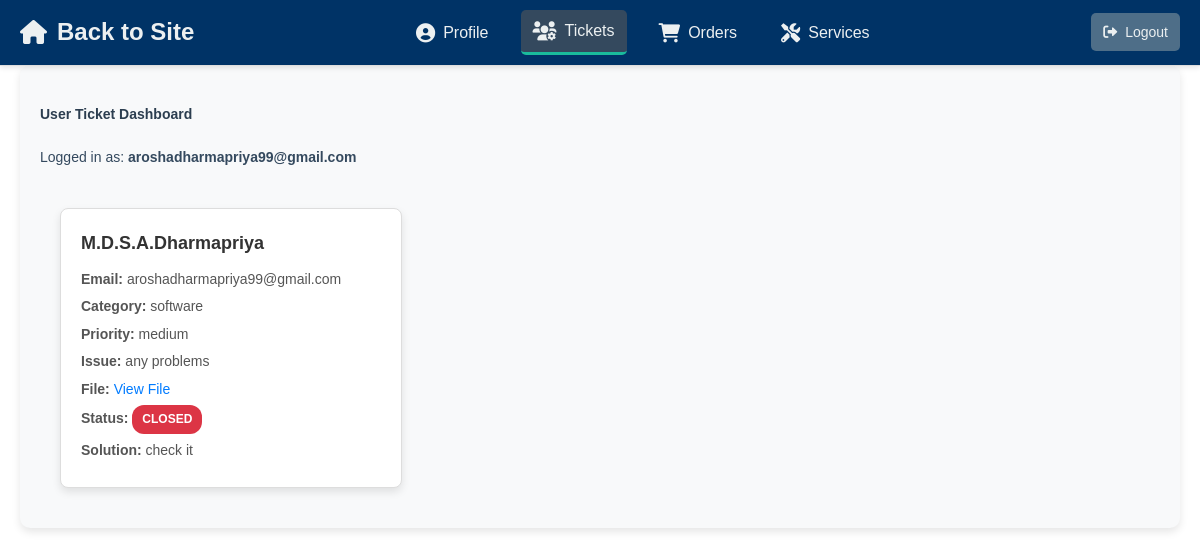
The page /user_ticket.php (signed in) on the database its author committed.
### tables this page shows
CREATE TABLE `users` (
  `user_id` int(11) NOT NULL,
  `user_name` varchar(100) NOT NULL,
  `email` varchar(100) NOT NULL,
  `contact_number` varchar(15) NOT NULL,
  `user_type` enum('user','admin','representative') NOT NULL,
  `password` varchar(255) NOT NULL,
  `created_at` timestamp NOT NULL DEFAULT current_timestamp(),
  `address` varchar(255) NOT NULL,
  `reset_token` varchar(255) DEFAULT NULL,
  `reset_token_expires` datetime DEFAULT NULL
);

CREATE TABLE `tickets` (
  `id` int(11) NOT NULL,
  `user_id` int(11) NOT NULL,
  `name` varchar(100) NOT NULL,
  `email` varchar(100) NOT NULL,
  `category` varchar(50) NOT NULL,
  `priority` varchar(20) NOT NULL,
  `issue` text NOT NULL,
  `file` varchar(255) DEFAULT NULL,
  `submitted_at` timestamp NOT NULL DEFAULT current_timestamp(),
  `status` enum('New','Open','Closed') DEFAULT 'New',
  `solution` text DEFAULT NULL
);

### user_ticket.php (the view, shortened to what this page needs)
<?php
include('./conn/db_connect.php');
$user_id = $_SESSION['user_id'];
$sql = "SELECT * FROM users WHERE user_id = ?";
$stmt = $conn->prepare($sql);
$stmt->bind_param("s", $user_id);
$stmt->execute();
$result = $stmt->get_result();
$user = $result->fetch_assoc();
$user_email = $user['email'];
?>
<!DOCTYPE html>
<html lang="en">
<head>
    <link rel="stylesheet" href="./css/style.css">
    <link rel="stylesheet" href="https://cdnjs.cloudflare.com/ajax/libs/font-awesome/6.0.0-beta3/css/all.min.css">
</head>
<body>
    <header class="header">
        <div class="brand">
            <a href="<?php echo ($user['user_type'] == 'admin') ? 'home.php' : 'index.php'; ?>" class="navbar-brand">
                <i class="fas fa-home"></i> <?php echo ($user['user_type'] == 'admin') ? 'Admin Dashboard' : 'Back to Site'; ?>
            </a>
        </div>
        <nav class="nav">
            <a href="<?php echo ($user['user_type'] == 'admin') ? 'A_Dashboard.php' : 'user_Dashboard.php'; ?>" class="nav-link">
                <i class="fas fa-user-circle"></i> Profile
            </a>
            <a href="<?php echo ($user['user_type'] == 'admin') ? 'Home.php' : 'user_ticket.php'; ?>" class="nav-link active">
                <i class="fas fa-users-cog"></i> <?php echo ($user['user_type'] == 'admin') ? 'Manage Customers' : 'Tickets'; ?>
            </a>
            <a href="user_oder.php" class="nav-link">
                <i class="fas fa-shopping-cart"></i> Orders
            </a>
            <a href="<?php echo ($user['user_type'] == 'admin') ? 'admin_view.php' : 'user_repair.php'; ?>" class="nav-link">
                <i class="fas fa-tools"></i> Services
            </a>
        </nav>
        <div class="user-actions">
            <a href="logout.php" class="logout-btn">
                <i class="fas fa-sign-out-alt"></i> Logout
            </a>
        </div>
    </header>
    <br><br>
    <div class="main-content">
        <div class="content">
            <h4>User Ticket Dashboard</h4>
            <p>Logged in as: <strong><?php echo $user_email; ?></strong></p>
            <div class="card-container">
                <?php
                $sql = "SELECT * FROM tickets WHERE email = ?";
                $stmt = $conn->prepare($sql);
                $stmt->bind_param("s", $user_email);
                $stmt->execute();
                $result = $stmt->get_result();
                if ($result->num_rows > 0) {
                    while ($row = $result->fetch_assoc()) {
                ?>
                        <div class="card">
                            <h3><?php echo $row['name']; ?></h3>
                            <p><strong>Email:</strong> <?php echo $row['email']; ?></p>
                            <p><strong>Category:</strong> <?php echo $row['category']; ?></p>
                            <p><strong>Priority:</strong> <?php echo $row['priority']; ?></p>
                            <p><strong>Issue:</strong> <?php echo $row['issue']; ?></p>
                            <p><strong>File:</strong>
                                <?php if ($row['file']) : ?>
                                    <a href="<?php echo $row['file']; ?>" target="_blank" class="file-link">View File</a>
                                <?php else : ?>
                                    No File
                                <?php endif; ?>
                            </p>
                            <p><strong>Status:</strong>
                                <span class="status <?php echo ($row['status'] == 'Open') ? 'status-open' : 'status-closed'; ?>">
                                    <?php echo $row['status']; ?>
                                </span>
                            </p>
                            <p><strong>Solution:</strong> <?php echo $row['solution'] ? $row['solution'] : 'No solution yet'; ?></p>
                        </div>
                <?php
                    }
                } else {
                    echo "<p>No tickets found for your account.</p>";
                }
                ?>
            </div>
        </div>
    </div>
</body>
</html>

### css/style.css (style rules this page uses)
body { font-family: Arial, sans-serif; margin: 0; padding: 0; font-size: 14px; line-height: 1.6; }
.header { display: flex; flex-wrap: wrap; justify-content: space-between; align-items: center; padding: 10px 20px; background-color: #f8f9fa; border-bottom: 1px solid #ddd; }
.brand { font-size: 1.5rem; font-weight: bold; }
.nav { display: flex; flex-wrap: wrap; gap: 15px; }
.nav-link { text-decoration: none; color: #333; font-size: 1rem; }
.user-actions { display: flex; gap: 10px; }
.main-content { padding: 20px; }
.card-container { display: flex; flex-wrap: wrap; gap: 20px; padding: 20px; }
.card { background: #fff; border: 1px solid #ddd; border-radius: 8px; box-shadow: 0 4px 8px rgba(0, 0, 0, 0.1); width: 100%; padding: 20px; transition: transform 0.3s ease, box-shadow 0.3s ease; }
.card h3 { margin: 0 0 10px; font-size: 18px; color: #333; }
.card p { margin: 5px 0; font-size: 14px; color: #555; }
.status { display: inline-block; padding: 5px 10px; border-radius: 12px; font-size: 12px; font-weight: bold; text-transform: uppercase; }
.status-closed { background-color: #dc3545; color: white; }
.file-link { color: #007bff; text-decoration: none; }
.header { display: flex; justify-content: space-between; align-items: center; background-color: #003366; padding: 10px 20px; box-shadow: 0 2px 5px rgba(0, 0, 0, 0.1); position: fixed; top: 0; left: 0; right: 0; z-index: 1000; }
.brand .navbar-brand { color: #ecf0f1; font-size: 1.5rem; font-weight: bold; text-decoration: none; display: flex; align-items: center; }
.brand .navbar-brand i { margin-right: 10px; }
.nav { display: flex; gap: 20px; align-items: center; }
.nav-link { display: flex; align-items: center; gap: 8px; color: #ecf0f1; text-decoration: none; padding: 8px 12px; border-radius: 5px; transition: background-color 0.3s ease; }
.nav-link:hover, .nav-link.active { background-color: #34495e; border-bottom: 3px solid #1abc9c; }
.nav-link i { font-size: 1.2rem; }
.user-actions .logout-btn { display: flex; align-items: center; gap: 8px; background-color: #4e6e88; color: #ecf0f1; padding: 8px 12px; border-radius: 5px; text-decoration: none; transition: background-color 0.3s ease; }
.status-closed { color: #e74c3c; font-weight: bold; }
.main-content { padding: 20px; background-color: #f8f9fa; border-radius: 10px; margin: 20px; box-shadow: 0 4px 8px rgba(0, 0, 0, 0.1); }
.content h4 { color: #2c3e50; margin-bottom: 20px; }
.content p { color: #34495e; margin-bottom: 20px; }
.card { background: #fff; border: 1px solid #ddd; border-radius: 8px; box-shadow: 0 4px 8px rgba(0, 0, 0, 0.1); width: 100%; max-width: 300px; padding: 20px; transition: transform 0.3s ease, box-shadow 0.3s ease; }
.card .status { display: inline-block; padding: 5px 10px; border-radius: 12px; font-size: 12px; font-weight: bold; text-transform: uppercase; }
.card .status-closed { background-color: #dc3545; color: white; }
.card .file-link { color: #007bff; text-decoration: none; }

### rows shown on the page
users: email "aroshadharmapriya99@gmail.com"
tickets: name "M.D.S.A.Dharmapriya", email "aroshadharmapriya99@gmail.com", category "software", priority "medium", issue "any problems", status "CLOSED", solution "check it"
